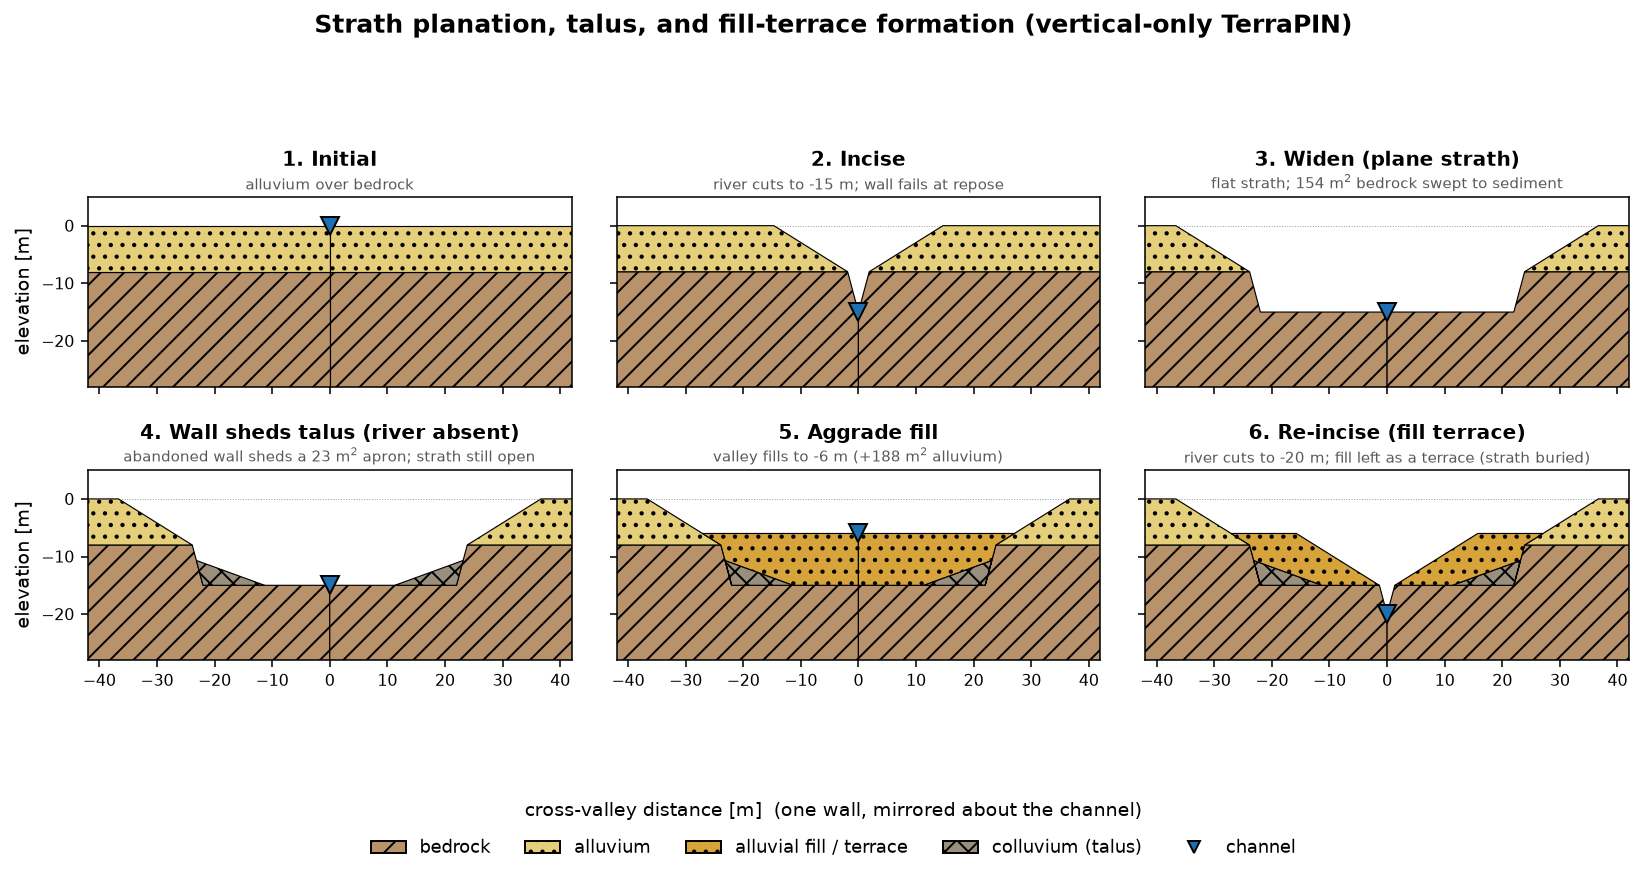

Write Python code to recreate this figure.
#! /usr/bin/env python
"""
Worked example: terrace formation with vertical-only TerraPIN.

Drives the geometry engine through a physically-ordered sequence and draws each
stage as a labelled cross-section:

  1. initial        alluvium over bedrock
  2. incise         river cuts down; wall fails at the angle of repose
  3. widen          the sweeping river planes a flat strath and carries ALL the
                    eroded rock off as sediment -- it cannot leave talus in its
                    own path, so the strath is clean
  4. shed talus     the river has narrowed away from the wall; the now-abandoned
                    wall sheds a modest talus apron onto the quiet strath (the
                    shed volume is a physics input -- illustrative here)
  5. aggrade        a valley fill buries strath and talus
  6. re-incise      the river cuts a new inner channel into the fill, leaving a
                    fill (cut-in-fill) terrace; the strath is buried beneath it

The unit models one valley wall; we mirror it about the channel (x = 0) so the
figure reads as a full symmetric valley -- the vertical-only (laterally-fixed)
model, in which the channel only incises/aggrades and the valley widens
symmetrically around it.

Run in the dedicated environment:
    conda run -n terrapin python examples/low_unit_terraces.py
"""
import os
import sys

import numpy as np
import matplotlib
matplotlib.use("Agg")
import matplotlib.pyplot as plt
from matplotlib.patches import Patch
from shapely.geometry import box

sys.path.insert(0, os.path.dirname(os.path.dirname(os.path.abspath(__file__))))
from terrapin.geometry import incise, widen, aggrade, eroded_wedge, colluvial_pile

# --- Material palette (geoscience-flavoured), keyed by lithology ---
STYLE = {
    "bedrock":   dict(fc="#b8926a", hatch="//", label="bedrock"),
    "alluvium":  dict(fc="#e6cf7a", hatch="..", label="alluvium"),
    "fill":      dict(fc="#d7a43c", hatch="..", label="alluvial fill / terrace"),
    "colluvium": dict(fc="#9a8f7d", hatch="xx", label="colluvium (talus)"),
}


def lithology(name):
    if "bedrock" in name:
        return "bedrock"
    if "colluvium" in name:
        return "colluvium"
    if "fill" in name:
        return "fill"
    return "alluvium"


def draw(ax, bodies, z_ch, title, subtitle):
    for name, geom in bodies.items():
        if geom.is_empty:
            continue
        st = STYLE[lithology(name)]
        parts = geom.geoms if geom.geom_type == "MultiPolygon" else [geom]
        for p in parts:
            xs, zs = p.exterior.xy
            xs = np.asarray(xs)
            for sign in (1, -1):                      # mirror about the channel
                ax.fill(sign * xs, zs, facecolor=st["fc"], edgecolor="k",
                        linewidth=0.6, hatch=st["hatch"], zorder=1)
    ax.plot(0, z_ch, marker="v", color="#1f6fb2", ms=9, zorder=3,
            markeredgecolor="k")                      # channel
    ax.set_title(title, fontsize=10.5, fontweight="bold", pad=16)
    ax.text(0.5, 1.02, subtitle, transform=ax.transAxes, ha="center",
            va="bottom", fontsize=7.8, color="0.35")  # caption above the panel
    ax.set_xlim(-XMAX, XMAX)
    ax.set_ylim(ZMIN, ZMAX)
    ax.set_aspect("equal")
    ax.axhline(0, color="0.6", lw=0.5, ls=":", zorder=0)
    ax.tick_params(labelsize=8)


# --- Domain and initial condition: alluvium over bedrock, flat surface at 0 ---
XMAX, ZMIN, ZMAX = 42.0, -28.0, 5.0
REPOSE = {"bedrock": 75.0, "alluvium": 32.0, "colluvium": 20.0}
LAMBDA, ALPHA_C = 0.35, 20.0
DOMAIN = box(-80.0, -60.0, 0.0, ZMAX)

bodies = {"bedrock": box(-80.0, -60.0, 0.0, -8.0),
          "alluvium": box(-80.0, -8.0, 0.0, 0.0)}
snaps = [(dict(bodies), 0.0, "1. Initial", "alluvium over bedrock")]

# 2. Incise into bedrock -> a repose wall forms
bodies, _ = incise(bodies, -15.0, REPOSE, floor_half_width=0.0)
snaps.append((dict(bodies), -15.0, "2. Incise",
              "river cuts to -15 m; wall fails at repose"))

# 3. Widen: the river planes a flat strath and exports all the rock
pre_widen = dict(bodies)
bodies, bal = widen(bodies, -15.0, 22.0, REPOSE)
snaps.append((dict(bodies), -15.0, "3. Widen (plane strath)",
              "flat strath; %.0f m$^2$ bedrock swept to sediment"
              % bal["bedrock_eroded"]))

# 4. River has narrowed away from the wall; the abandoned wall sheds a talus
#    apron onto the quiet strath. The shed volume is a physics input (external);
#    here we place an illustrative amount and let the engine fit the apron.
void = eroded_wedge(-15.0, pre_widen, REPOSE, 22.0)
talus, _ = colluvial_pile(15.0, void, ALPHA_C, LAMBDA)
bodies = dict(bodies)
bodies["colluvium"] = talus
snaps.append((dict(bodies), -15.0, "4. Wall sheds talus (river absent)",
              "abandoned wall sheds a %.0f m$^2$ apron; strath still open"
              % talus.area))

# 5. Aggrade a valley fill over strath and talus
bodies, dep = aggrade(bodies, -6.0, DOMAIN, name="alluvium_fill")
snaps.append((dict(bodies), -6.0, "5. Aggrade fill",
              "valley fills to -6 m (+%.0f m$^2$ alluvium)" % dep))

# 6. Re-incise a narrow inner channel -> fill and strath left as terraces
bodies, _ = incise(bodies, -20.0, REPOSE, floor_half_width=0.0)
snaps.append((dict(bodies), -20.0, "6. Re-incise (fill terrace)",
              "river cuts to -20 m; fill left as a terrace (strath buried)"))

# --- Figure: 2 rows x 3 cols ---
fig, axes = plt.subplots(2, 3, figsize=(12.0, 6.2), sharex=True, sharey=True)
for ax, (bd, zc, title, sub) in zip(axes.ravel(), snaps):
    draw(ax, bd, zc, title, sub)
for ax in axes[:, 0]:
    ax.set_ylabel("elevation [m]", fontsize=10)
fig.supxlabel("cross-valley distance [m]  (one wall, mirrored about the channel)",
              fontsize=10, y=0.06)

handles = [Patch(facecolor=s["fc"], edgecolor="k", hatch=s["hatch"],
                 label=s["label"]) for s in STYLE.values()]
handles.append(plt.Line2D([], [], marker="v", color="#1f6fb2", ls="",
                          markeredgecolor="k", label="channel"))
fig.legend(handles=handles, loc="lower center", ncol=5, fontsize=9,
           frameon=False, bbox_to_anchor=(0.5, 0.0))
fig.suptitle("Strath planation, talus, and fill-terrace formation "
             "(vertical-only TerraPIN)",
             fontsize=13, fontweight="bold", y=0.99)
fig.tight_layout(rect=(0, 0.08, 1, 0.95))

out = os.path.join(os.path.dirname(os.path.abspath(__file__)),
                   "vertical_only_terraces.png")
fig.savefig(out, dpi=140, bbox_inches="tight")
print("wrote", out)
